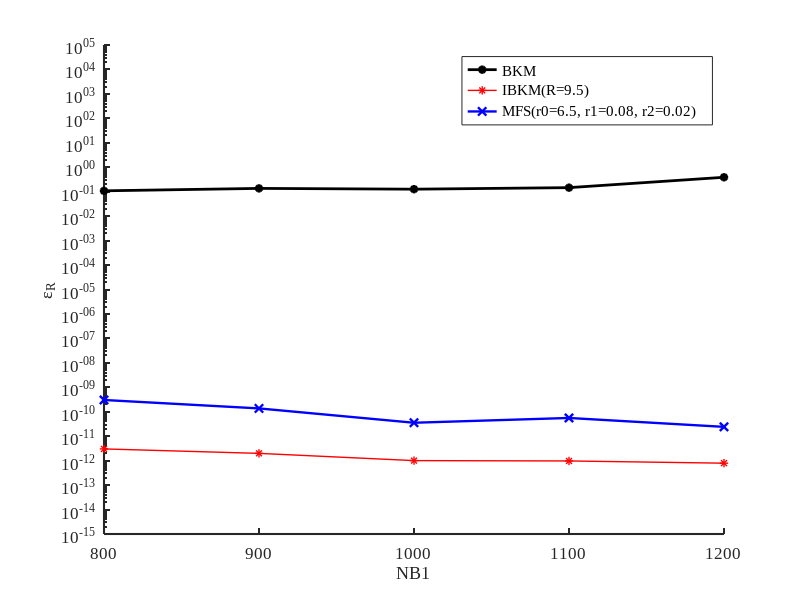

MATLAB code to generate this figure:
load('NBH90_IBKM_BKM_MFS.mat')
m_bkm=NBH90_BKM;
m_hg=NBH90_IBKM_MFS;
r=m_hg(2:end,1);
nb=m_bkm(1,2:end);
%%BKM
semilogy(nb,m_bkm(2,2:end),'k-*','LineWidth',2);
hold on
for i_g=14   
semilogy(nb,m_hg(i_g,2:end),'r-*','LineWidth',1);
hold on
end
for i_g=96    %%%MFS
semilogy(nb,m_hg(i_g,2:end),'b-x','LineWidth',1.7);
hold on
end

xlabel('NB1');
ylabel('\epsilon_{{R}}')
legend({'BKM','IBKM(R=9.5)','MFS(r0=6.5, r1=0.08, r2=0.02)'},'FontSize',12,'Fontname', 'Times New Roman')
set(gca,'FontSize',12,'Fontname', 'Times New Roman');
box off
set(gca,'LineWidth',1.5)
axis([800 1200 1E-15 1E+5])